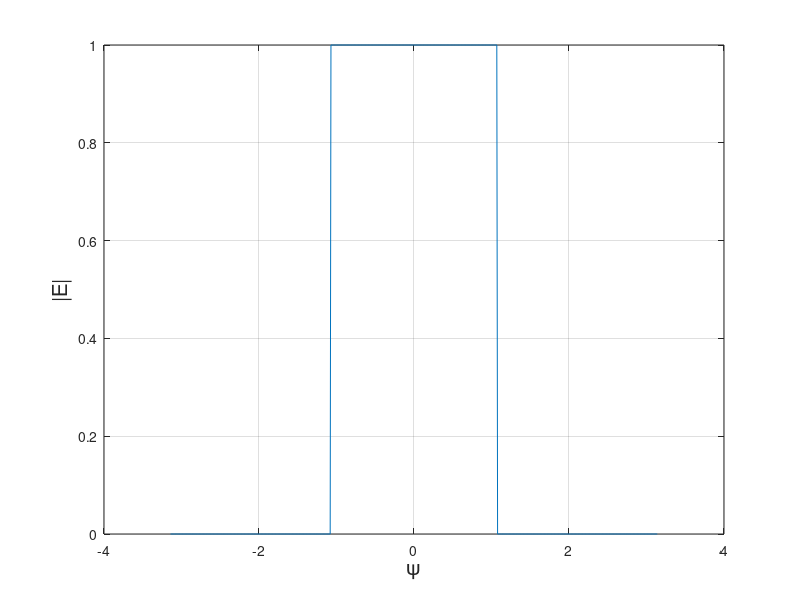

This figure's MATLAB source: (Note: this script raises an error after producing the figure.)
clear all
close all
clc

disp('Modify:')
disp('- a0: DC term of the Fourier series')
disp('- a(k): expression for sine coeffs')
disp('- b(k): expression for cosine coeffs')
disp('ALL OF THEM IN THE FIRST SECTION OF THE CODE, "Fourier coeffs"')
disp(' ')
disp('FIRST OF ALL:')
disp('Draw the desired frequency respone (first lines of code)')
disp(' ')

%% Desired response
x = -pi:0.01:pi;
y = (x>-1.0745).*(x<1.0745);
figure(1)
plot(x,y)
ylabel('|E|','fontsize',15)
xlabel('\psi','fontsize',15)
grid on
hold on

%% Array characteristics 
prompt = sprintf ('Type: broadside, end-fire array or none? \n(answer "broadside", "end_fire" or "none", as a string in MATLAB) \n');
array_type = input(prompt);
if  ~strcmp(array_type,'broadside') && ~strcmp(array_type,'end_fire') && ~strcmp(array_type,'none')
    error('Wrong type of array introduced.')
end

if  strcmp(array_type,'none')
    prompt = sprintf ('Insert the value of alpha. \n');
    alpha = input(prompt);
    if  ~isscalar(alpha) || (alpha>2*pi) || (alpha<-2*pi)
        error('Insert a value for alpha between -2\pi and 2\pi.')
    end
    
    prompt = sprintf ('What is the value of "d", separation between \neach antenna and the following one in the array? \n(insert a number in terms of lambda, \nEx: introducing 1/2 means d=lambda/2) \n');
    % If given kd, calculate d as d=kd/2*pi.
    d = input(prompt);
    if ~isscalar(d)
        error('Introduce a scalar for the value of "d"')
    end
    
    kd = 2*pi*d;
else
    prompt = sprintf ('What is the value of "d", separation between \neach antenna and the following one in the array? \n(insert a number in terms of lambda, \nEx: introducing 1/2 means d=lambda/2) \n');
    % If given kd or alpha, do this (see notes of lecture 18, page 4):
    % - If I am given the value of kd, calculate d as d=kd/2*pi.
    % - If I am given the value of alpha and it is different than 0, it means 
    %   that it is an end_fire array, then alpha=kd and d = alpha/2*pi.
    d = input(prompt);
    if ~isscalar(d)
        error('Introduce a scalar for the value of "d"')
    end
    
    kd = 2*pi*d;

    if  strcmp(array_type,'broadside')
        alpha = 0; % Because alpha = 0 for broadside (Lecture 18 notes, page 1)
    elseif strcmp(array_type,'end_fire')
        alpha = -kd; % Because alpha = -kd for end-fire (Lecture 18 notes, page 1)
    end
end

prompt = sprintf ('What is the number "n" of elements in the array? \n');
n = input(prompt);
if ~isscalar(n) || (n~=floor(n)) || n<=1 || (((n+1)/2)~=floor(((n+1)/2)))
    error('Introduce an odd integer scalar, bigger than 1, for the number of elements in the array (has to be odd because of the Fourier series procedure used)')
end
disp(' ')
disp('NOTE:')
disp('This it the total number of elements in the array, but some of them might not be energized.')

m = (n-1)/2; % m is the number of sine terms in the Fourier series (same as the number of cosine terms)

%% Fourier coeffs

a0=0.3420; % Insert the value for a0
for k=1:m
    a(k) = 1/(k*pi)*sin(k*1.0745); % Insert the expression for a_k
    b(k) = 0; % Insert the expression for b_k
end

%% Radiation pattern as a function of psi
psi = -pi:0.001:pi;
sum_coeff =0;
for k=1:m
    sum_coeff = sum_coeff + 2*(a(k)*cos(k*psi)-b(k)*sin(k*psi));
end

E = a0 + sum_coeff;

figure(1)
plot(psi,E)

% % Create the polynomial for the electric field E (see back of page 26 of my notes)
% for k=1:m
%     A(k) = a(m-k+1)-j*b(m-k+1);
% end
% for k=m+2:2*m+1
%     A(k) = a(k-m-1)+j*b(k-m-1);
% end
% A(m+1) = a0;
% 
% psi = -pi:0.001:pi;
% z = exp(j*psi);
% E = 0; % Initialize
% for k=1:m
%     E = E + A(k)*z.^(k-m-1);
% 
% end
% for k=m+2:2*m+1
%     E = E + A(k)*z.^(m-k+1);
% end
% E = E + A(m+1); % This is the z^0 term
% 
% E = abs(E);
%
% E = 1/pi*(-1/3*z.^(-3)+z.^(-1)+pi/2+z-1/3*z.^3);

%% Radiation pattern as a function of phi
clear E

phi = 0:0.001:2*pi;
%psi = (kd*cos(phi)+alpha)
sum_coeff =0;
for k=1:m
    sum_coeff = sum_coeff + 2*(a(k)*cos(k*(kd*cos(phi)+alpha))-b(k)*sin(k*(kd*cos(phi)+alpha)));
end

E = a0 + sum_coeff;
E = abs(E);

figure(2)
polar(phi,E)
